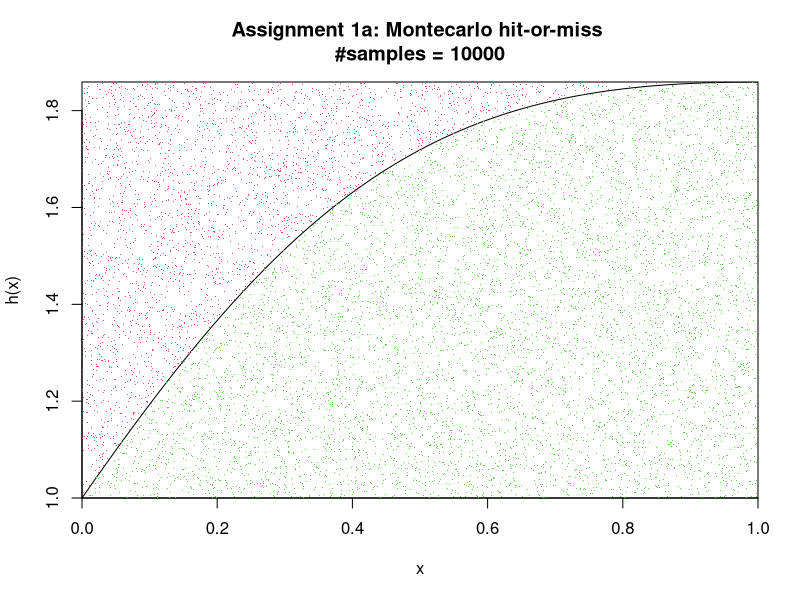
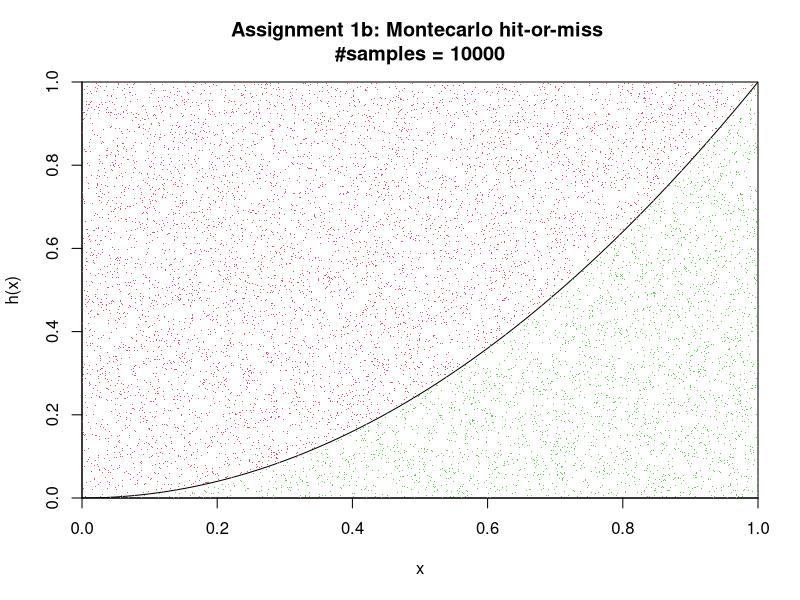
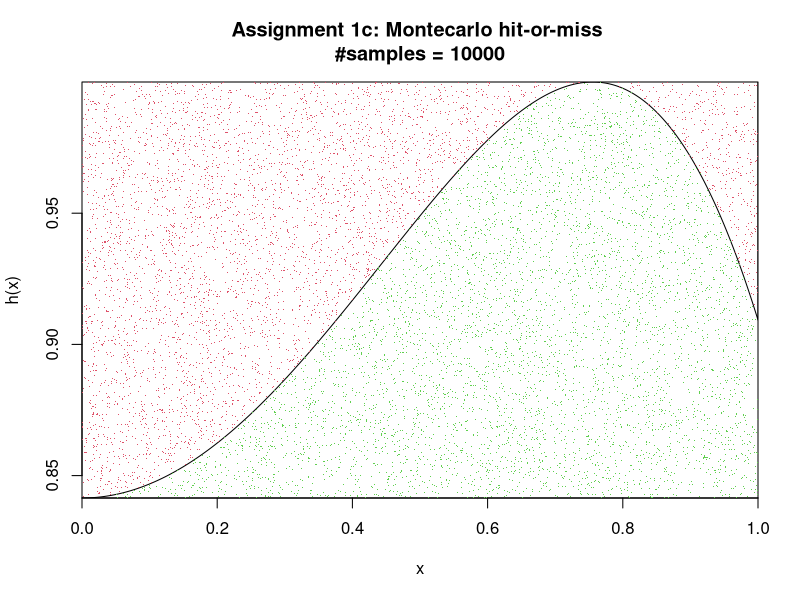
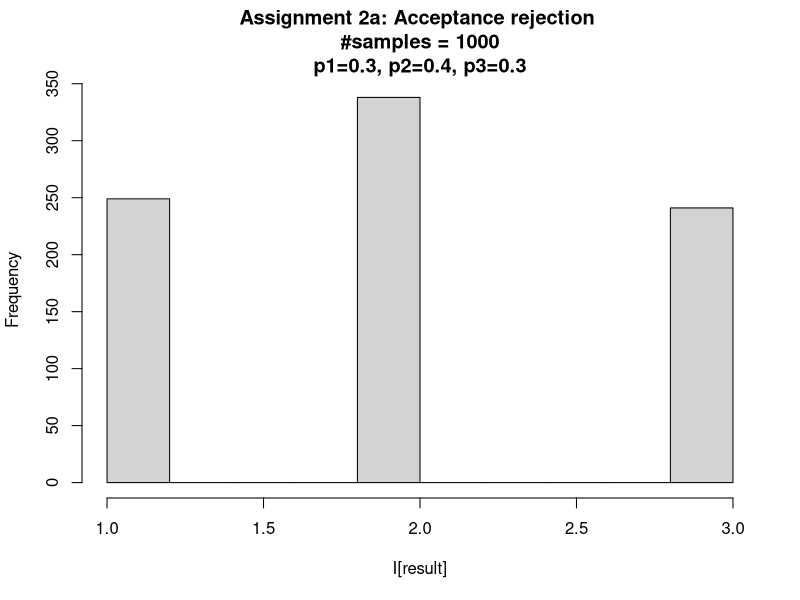
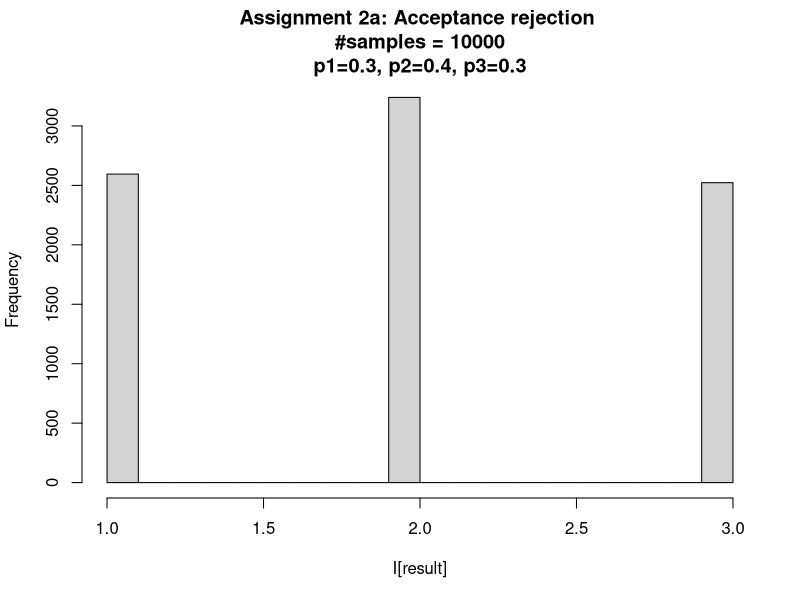
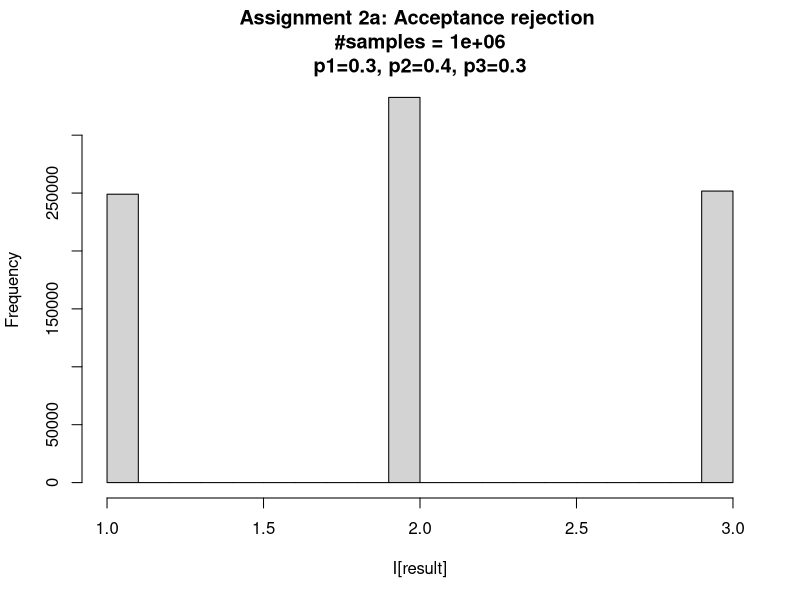
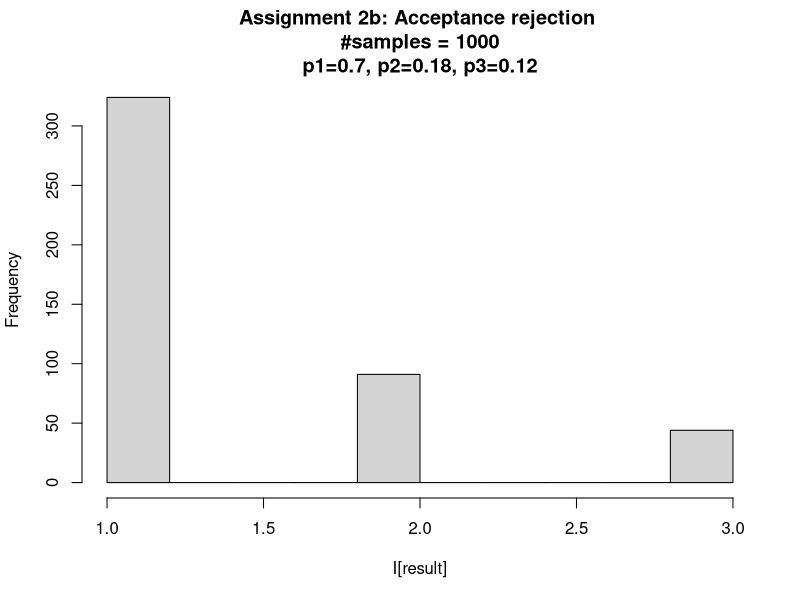
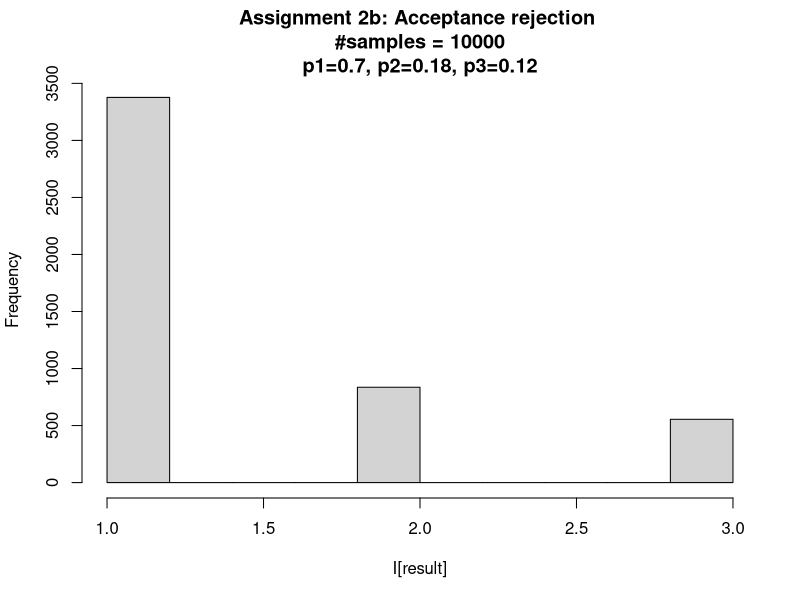

Reproduce these figures in R, in order.
#
#
# Assignments from 2019-02-15
#
#
groupName = "MOSC"

pdf(paste("Group_", groupName, "_Assignments_2019-02-15.pdf", sep = ""))

#
#
# Assignment 1
#
#
integrateApprox <- function(nSamples = 1000, xMin = 0, xMax = 1, stepWidth = 0.001, subAssignment = "a") {
  
  h = switch(subAssignment,
              a = function(x) (x^1 + exp(x)) / (1 + x^2),
              b = function(x) x^2,
              c = function(x) sin(x^2 + 1)
  )
  
  xVec = seq(xMin, xMax, stepWidth)
  yVec = h(xVec)
  
  yMin = min(yVec)
  yMax = max(yVec)
  
  xRandom = runif(nSamples, min=xMin, max=xMax)
  yRandom = runif(nSamples, min=yMin, max=yMax)
  
  xRandom2 = c(xMin, xRandom, xMax)
  yRandom2 = c(yMin, yRandom, yMax)
  
  plotTitle = paste("Assignment 1", subAssignment, ": Montecarlo hit-or-miss \n#samples = ", nSamples, sep = "")
  
  # We don´t transform x intervall because it is not necessary for the assignment (x \in (0, 1))
  
  # Ratio of random points under the function h(x) to all random points
  integralEstimation = sum(yRandom <= h(xRandom)) / nSamples

  # Error like on slide 16 of the presentation
  estimatedErrorMin = (xMax - xMin) * (integralEstimation - 1.96 * sqrt((integralEstimation * (1 - integralEstimation)) / nSamples))
  estimatedErrorMax = (xMax - xMin) * (integralEstimation + 1.96 * sqrt((integralEstimation * (1 - integralEstimation)) / nSamples))
  
  # Print to console  
  cat(plotTitle)
  cat(paste("  Integral estimation: "), integralEstimation)
  cat(paste("  Confidence intervall: from"), estimatedErrorMin, "to", estimatedErrorMax)
  
  # plot function
  plot(c(xMin, xVec, xMax), c(yMin, yVec, yMax), col="black", type="l", xlim=c(xMin, xMax), main = plotTitle, xaxs="i", yaxs="i", xlab="x", ylab="h(x)")
  
  # plot points
  points(xRandom, yRandom, col = (yRandom <= h(xRandom)) * 1 + 2, pch=".")
  
}

integrateApprox(subAssignment = "a", nSamples = 10000)
integrateApprox(subAssignment = "b", nSamples = 10000)
integrateApprox(subAssignment = "c", nSamples = 10000)



#
#
# Assignment 2
#
#
generateNumbers <- function(nSamples = 10000, subAssignment = "a") {
  
  probabilities = switch(subAssignment,
             a = c(.3, .4, .3),
             b = c(.7, .18, .12)
  )
  
  probabilitiesUniformed = probabilities / max(probabilities)
  
  U = runif(nSamples)
  V = runif(nSamples)
  I = trunc(length(probabilities) * U + 1)
  
  result = probabilitiesUniformed[I] > V
  
  plotTitle = paste("Assignment 2", subAssignment, ": Acceptance rejection \n#samples = ", nSamples, "\np1=", probabilities[1], ", p2=", probabilities[2], ", p3=", probabilities[3], sep = "")
  
  # plot histogram
  hist(I[result], main = plotTitle)
  
}

generateNumbers(nSamples = 1000, subAssignment = "a")
generateNumbers(nSamples = 10000, subAssignment = "a")
generateNumbers(nSamples = 1000000, subAssignment = "a")
generateNumbers(nSamples = 1000, subAssignment = "b")
generateNumbers(nSamples = 10000, subAssignment = "b")
generateNumbers(nSamples = 1000000, subAssignment = "b")



#
#
# Assignment 3
# only fully implemented part a
#
draWSamples <- function(n = 1000, m = 5, lambda = 5, numberClasses = 50, subAssignment = "a") {
  
  xMin = 0
  xMax = 1
  stepWidth = 0.01
  
  randomNumbers = switch(subAssignment,
                         a = rpois(n * m, lambda),
                         b = runif(n * m)
  )
  
  
  randomNumbers = matrix(randomNumbers, n, m)
  
  means = apply(randomNumbers, 1, mean)
  meanAll = mean(means)
  standardDeviation = sd(means)
  
  
  xVec = seq(xMin, xMax, by = stepWidth)
  
  
  plotTitle = paste("Assignment 3", subAssignment, ": n= ", n, ", m=", m, sep = "")
  
  # plot histogram
  hist(means, nclass = numberClasses, freq = FALSE, main = plotTitle)
  
}

draWSamples(subAssignment = "a", n = 10000, m = 5, lambda = 5)
draWSamples(subAssignment = "a", n = 1000, m = 5, lambda = 7)
draWSamples(subAssignment = "a", n = 100000, m = 5, lambda = 3)


# close PDF file
dev.off()